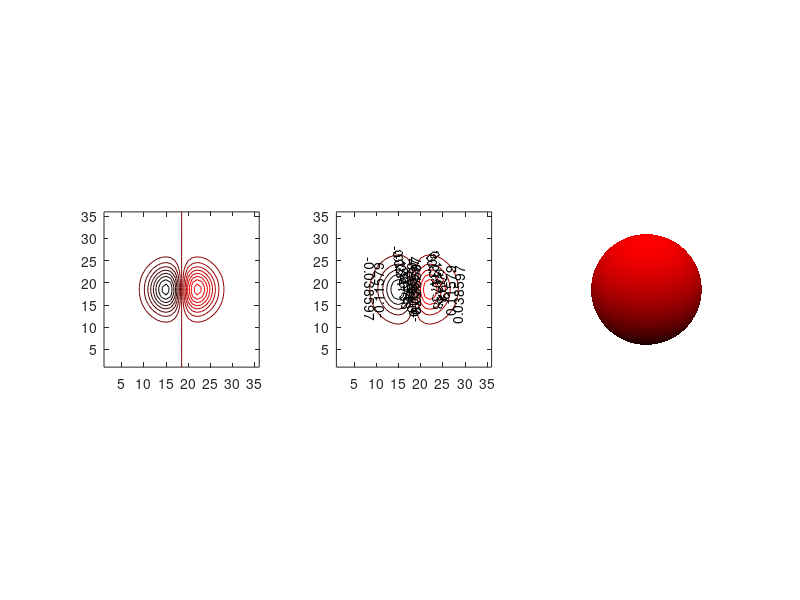

Write the MATLAB code that produced this figure. (Note: this script raises an error after producing the figure.)
%%  Various Contour Plots

x = -3.5: 0.2: 3.5;
y = -3.5: 0.2: 3.5;
[X, Y] = meshgrid(x, y);
Z = X .* exp(-X .^ 2 - Y .^ 2);

subplot(1, 3, 1);   contour(Z, [-.45: .05: .45]);   axis square;
subplot(1, 3, 2);   [C, h] = contour(Z);    clabel(C, h);   axis square;
subplot(1, 3, 3);   contourf(Z);    axis square;

%%  ex7

x = -2.0: 0.2: 2.0;
y = -2.0: 0.2: 2.0;
[X, Y] = meshgrid(x, y);
Z = X .* exp(-X .^ 2 - Y .^ 2);

hold on
contourf(Z);    
[C, h] = contour(Z, [-.45: .05: .45]);    
clabel(C, h);   
hold off

set(gca, 'XTickLabel', -2: 1: 2);
set(gca, 'YTickLabel', -2: 0.5: 2);
axis square;
colorbar;

%%  view

sphere(50);
shading flat;
light('Position', [1 3 2]);
light('Position', [-3 -1 3]);
material shiny;
axis vis3d off;
set(gcf, 'Color', [1 1 1]);

% view(-45, 20)

%%  light

[X, Y, Z] = sphere(64);
h = surf(X, Y, Z);
axis square vis3d off;
reds = zeros(256, 3);
reds(:, 1) = (0: 256.-1)/255;
colormap(reds);
shading interp;
lighting phong;
set(h, 'AmbientStrength', 0.75, 'DiffuseStrength', 0.5);
L1 = light('Position', [-1, -1, 1]);

% set(L1, 'Position', [-1 -1 1]);
% set(L1, 'Color', 'g');

%%  patch

v = [0 0 0; 1 0 0; 1 1 0; 0 1 0; 0.25 0.25 1; ...
    0.75 0.25 1; 0.75 0.75 1; 0.25 0.75 1];
f = [1 2 3 4; 5 6 7 8; 1 2 6 5; 2 3 7 6; 3 4 7 8; 4 1 5 8];

subplot(1, 2, 1);
patch('Faces', f, 'Vertices', v, ...
    'FaceVertexCData', hsv(6), 'FaceColor', 'flat');
view(3);
axis square tight;
grid on;

subplot(1, 2, 2);
patch('Faces', f, 'Vertices', v, ...
    'FaceVertexCData', hsv(8), 'FaceColor', 'interp');
view(3);
axis square tight;
grid on;

%%  ex8

load cape
X = conv2(ones(9, 9)/81, cumsum(cumsum(randn(100, 100)), 2));
surf(X, 'EdgeColor', 'none', 'EdgeLighting', 'Phong', ...
    'FaceColor', 'interp');

colormap(map);
caxis([-10, 300]);
grid off;
axis off;